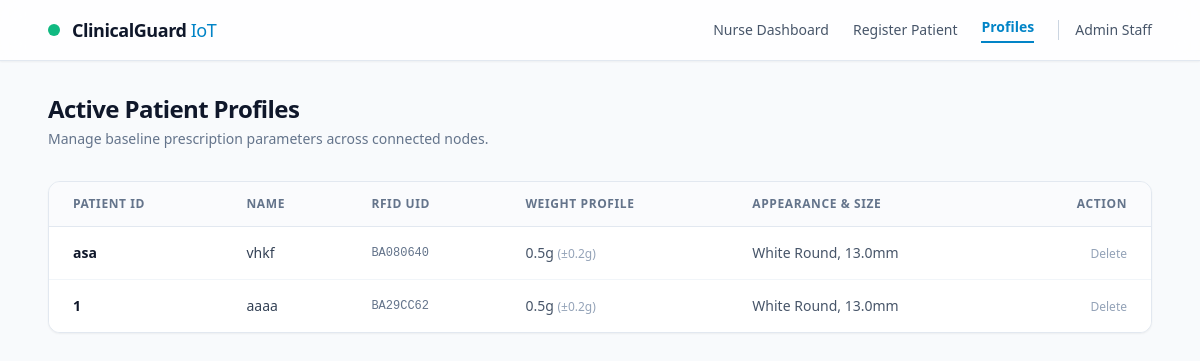
Page /patients on the committed database.
### tables this page shows
CREATE TABLE patients (
    rfid_uid TEXT PRIMARY KEY,
    patient_id TEXT,
    patient_name TEXT,
    expected_weight_g REAL,
    tolerance_g REAL,
    expected_color TEXT,
    expected_shape TEXT,
    expected_size_mm REAL,
    size_tolerance_mm REAL
);

### app.py (the view)
@app.route('/patients')
def manage_patients():
    conn = get_db()
    patients = conn.execute("SELECT * FROM patients").fetchall()
    return render_template('patients.html', patients=patients)

### app.py (called while the page is built)
def get_db():
    conn = sqlite3.connect(DB_FILE)
    conn.row_factory = sqlite3.Row
    return conn

### templates/patients.html (shortened to what this page needs)
<!DOCTYPE html>
<html lang="en">
<head>
    <script src="https://cdn.tailwindcss.com"></script>
</head>
<body class="bg-slate-50 font-sans min-h-screen text-slate-800">
    <nav class="backdrop-blur-md bg-white/80 sticky top-0 z-50 border-b border-slate-200 shadow-sm">
        <div class="max-w-6xl mx-auto flex justify-between items-center px-6 py-4">
            <div class="flex items-center gap-3">
                <div class="h-3 w-3 rounded-full bg-emerald-500"></div>
                <span class="font-bold text-slate-900 tracking-tight text-lg">ClinicalGuard <span class="text-sky-600 font-normal">IoT</span></span>
            </div>
            <div class="flex gap-6 items-center text-sm">
                <a href="/" class="text-slate-600 hover:text-slate-900 font-medium transition">Nurse Dashboard</a>
                <a href="/register" class="text-slate-600 hover:text-slate-900 font-medium transition">Register Patient</a>
                <a href="/patients" class="text-sky-600 font-semibold border-b-2 border-sky-600 pb-1">Profiles</a>
                <a href="/nurses" class="text-slate-600 hover:text-slate-900 font-medium transition pl-4 border-l border-slate-300">Admin Staff</a>
            </div>
        </div>
    </nav>
    <div class="max-w-6xl mx-auto px-6 py-8">
        <div class="mb-8">
            <h1 class="text-2xl font-bold text-slate-900 tracking-tight">Active Patient Profiles</h1>
            <p class="text-sm text-slate-500 mt-1">Manage baseline prescription parameters across connected nodes.</p>
        </div>
        <div class="bg-white border border-slate-200 shadow-sm rounded-xl overflow-hidden">
            <table class="min-w-full divide-y divide-slate-200">
                <thead class="bg-slate-50/75">
                    <tr>
                        <th class="px-6 py-3.5 text-left text-xs font-semibold text-slate-500 uppercase tracking-wider">Patient ID</th>
                        <th class="px-6 py-3.5 text-left text-xs font-semibold text-slate-500 uppercase tracking-wider">Name</th>
                        <th class="px-6 py-3.5 text-left text-xs font-semibold text-slate-500 uppercase tracking-wider">RFID UID</th>
                        <th class="px-6 py-3.5 text-left text-xs font-semibold text-slate-500 uppercase tracking-wider">Weight Profile</th>
                        <th class="px-6 py-3.5 text-left text-xs font-semibold text-slate-500 uppercase tracking-wider">Appearance & Size</th>
                        <th class="px-6 py-3.5 text-right text-xs font-semibold text-slate-500 uppercase tracking-wider">Action</th>
                    </tr>
                </thead>
                <tbody class="bg-white divide-y divide-slate-100">
                    {% for patient in patients %}
                    <tr id="row-{{ patient.rfid_uid }}" class="hover:bg-slate-50/80 transition">
                        <td class="px-6 py-4 whitespace-nowrap text-sm font-semibold text-slate-900">{{ patient.patient_id }}</td>
                        <td class="px-6 py-4 whitespace-nowrap text-sm text-slate-700">{{ patient.patient_name }}</td>
                        <td class="px-6 py-4 whitespace-nowrap text-xs font-mono text-slate-500">{{ patient.rfid_uid }}</td>
                        <td class="px-6 py-4 whitespace-nowrap text-sm text-slate-600">{{ patient.expected_weight_g }}g <span class="text-xs text-slate-400">(±{{ patient.tolerance_g }}g)</span></td>
                        <td class="px-6 py-4 whitespace-nowrap text-sm text-slate-600 capitalize">{{ patient.expected_color }} {{ patient.expected_shape }}, {{ patient.expected_size_mm }}mm</td>
                        <td class="px-6 py-4 whitespace-nowrap text-right text-sm">
                            <button onclick="deletePatient('{{ patient.rfid_uid }}')" class="text-slate-400 hover:text-rose-600 font-medium text-xs transition">Delete</button>
                        </td>
                    </tr>
                    {% else %}
                    <tr>
                        <td colspan="6" class="px-6 py-12 text-center text-slate-400 text-sm">No active patient profiles found.</td>
                    </tr>
                    {% endfor %}
                </tbody>
            </table>
        </div>
    </div>
</body>
</html>

### rows in the picture
patients: patient_id "asa", patient_name "vhkf", rfid_uid "BA080640", expected_weight_g "0.5", tolerance_g "0.2", expected_color "White", expected_shape "Round", expected_size_mm "13.0"
patients: patient_id "1", patient_name "aaaa", rfid_uid "BA29CC62", expected_weight_g "0.5", tolerance_g "0.2", expected_color "White", expected_shape "Round", expected_size_mm "13.0"
